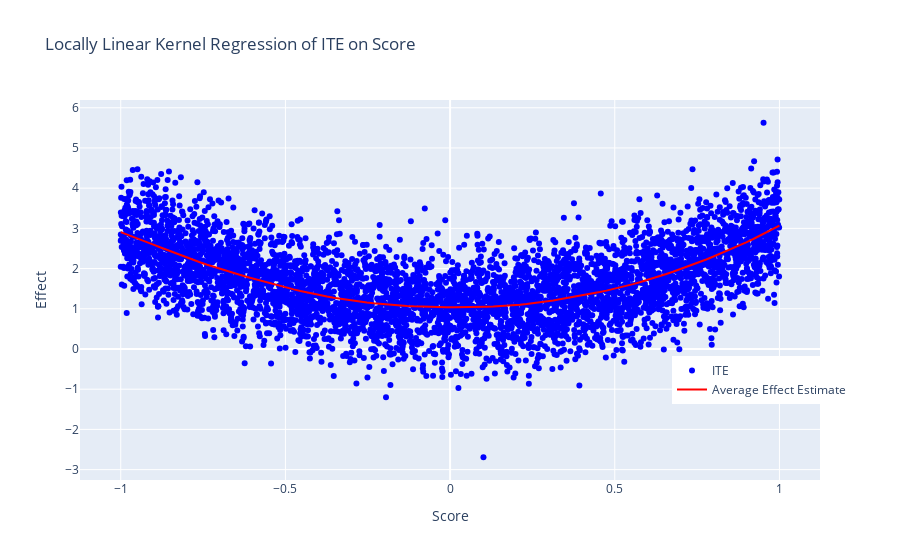

Here is the notebook cell this chart was saved with:
### Markdown cell above
### Oracle Values and Comparisons

### Code cell
ite = data_dict['oracle_values']['Y1'] - data_dict['oracle_values']['Y0']
score = data_dict['score']

oracle_model = KernelReg(endog=ite, exog=score, reg_type='ll', var_type='c', ckertype='gaussian')

score_grid = np.linspace(-1, 1, 100)
oracle_effects, _ = oracle_model.fit(score_grid)


scatter = go.Scatter(
    x=score,
    y=ite,
    mode='markers',
    name='ITE',
    marker=dict(color='blue')
)
line = go.Scatter(
    x=score_grid,
    y=oracle_effects,
    mode='lines',
    name='Average Effect Estimate',
    line=dict(color='red')
)


fig = go.Figure(data=[scatter, line])
fig.update_layout(
    title='Locally Linear Kernel Regression of ITE on Score',
    xaxis_title='Score',
    yaxis_title='Effect',
    legend=dict(x=0.8, y=0.2)
)

fig.show()

### Figure 1 — Plotly figure (JSON) as saved in the notebook; plotly's stock layout.template omitted (floating-point values rounded to 4 significant figures; data arrays with more than 128 entries replaced by an {"elided": "..."} marker saying what was removed)
{"data": [{"marker": {"color": "blue"}, "mode": "markers", "name": "ITE", "type": "scatter", "x": {"elided": "5000 float values"}, "y": {"elided": "5000 float values"}}, {"line": {"color": "red"}, "mode": "lines", "name": "Average Effect Estimate", "type": "scatter", "x": [-1, -0.9798, -0.9596, -0.9394, -0.9192, -0.899, -0.8788, -0.8586, -0.8384, -0.8182, -0.798, -0.7778, -0.7576, -0.7374, -0.7172, -0.697, -0.6768, -0.6566, -0.6364, -0.6162, -0.596, -0.5758, -0.5556, -0.5354, -0.5152, -0.4949, -0.4747, -0.4545, -0.4343, -0.4141, -0.3939, -0.3737, -0.3535, -0.3333, -0.3131, -0.2929, -0.2727, -0.2525, -0.2323, -0.2121, -0.1919, -0.1717, -0.1515, -0.1313, -0.1111, -0.09091, -0.07071, -0.05051, -0.0303, -0.0101, 0.0101, 0.0303, 0.05051, 0.07071, 0.09091, 0.1111, 0.1313, 0.1515, 0.1717, 0.1919, 0.2121, 0.2323, 0.2525, 0.2727, 0.2929, 0.3131, 0.3333, 0.3535, 0.3737, 0.3939, 0.4141, 0.4343, 0.4545, 0.4747, 0.4949, 0.5152, 0.5354, 0.5556, 0.5758, 0.596, 0.6162, 0.6364, 0.6566, 0.6768, 0.697, 0.7172, 0.7374, 0.7576, 0.7778, 0.798, 0.8182, 0.8384, 0.8586, 0.8788, 0.899, 0.9192, 0.9394, 0.9596, 0.9798, 1], "y": [2.907, 2.847, 2.785, 2.72, 2.655, 2.589, 2.524, 2.458, 2.394, 2.331, 2.27, 2.21, 2.152, 2.096, 2.042, 1.989, 1.938, 1.888, 1.839, 1.792, 1.746, 1.7, 1.655, 1.61, 1.566, 1.524, 1.482, 1.443, 1.405, 1.369, 1.336, 1.304, 1.275, 1.247, 1.221, 1.197, 1.174, 1.154, 1.135, 1.119, 1.104, 1.091, 1.08, 1.07, 1.061, 1.054, 1.047, 1.042, 1.038, 1.036, 1.035, 1.036, 1.038, 1.041, 1.046, 1.051, 1.058, 1.066, 1.076, 1.088, 1.102, 1.119, 1.138, 1.16, 1.183, 1.208, 1.235, 1.263, 1.291, 1.32, 1.351, 1.383, 1.416, 1.451, 1.488, 1.528, 1.57, 1.614, 1.66, 1.708, 1.758, 1.81, 1.864, 1.92, 1.977, 2.037, 2.099, 2.162, 2.227, 2.294, 2.362, 2.432, 2.504, 2.577, 2.652, 2.73, 2.81, 2.892, 2.978, 3.066]}], "layout": {"legend": {"x": 0.8, "y": 0.2}, "title": {"text": "Locally Linear Kernel Regression of ITE on Score"}, "xaxis": {"title": {"text": "Score"}}, "yaxis": {"title": {"text": "Effect"}}}}
